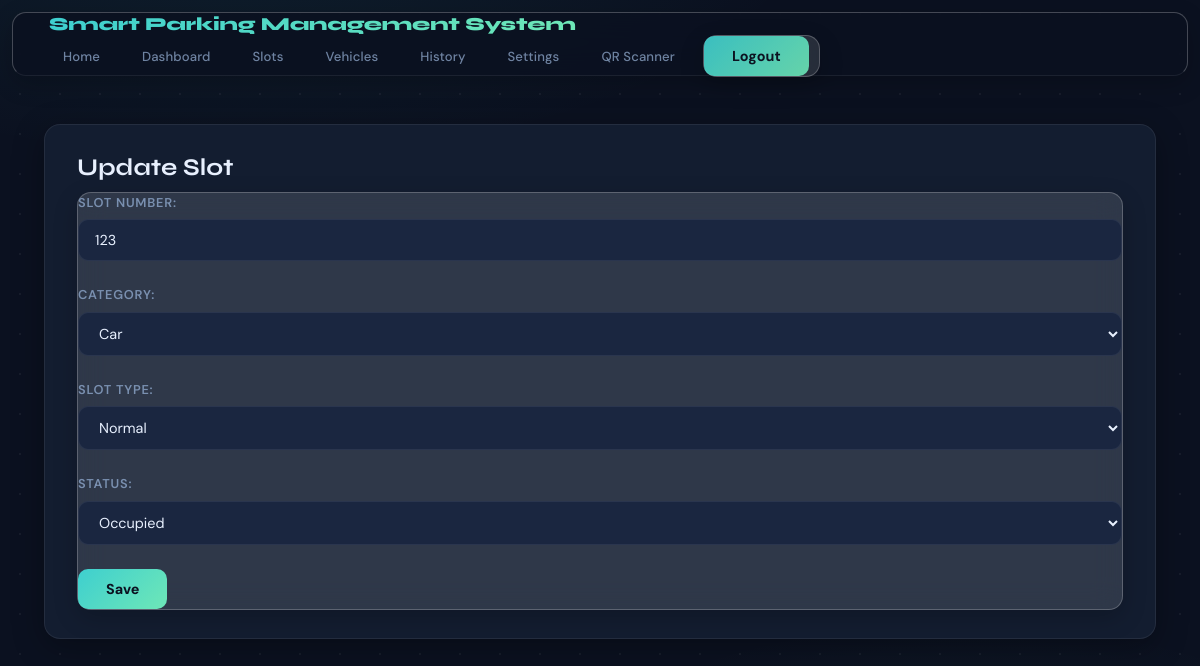
The app's page /parking/slots/1/edit/ (signed in) with its own data.
### parking/models.py (models this page shows, shortened)
class ParkingSlot(models.Model):
    CATEGORY_CHOICES = [('car', 'Car'), ('bike', 'Bike'), ('ev', 'EV')]
    TYPE_CHOICES = [('vip', 'VIP'), ('normal', 'Normal')]
    STATUS_CHOICES = [('available', 'Available'), ('occupied', 'Occupied')]
    slot_number = models.CharField(max_length=20, unique=True)
    category = models.CharField(max_length=10, choices=CATEGORY_CHOICES)
    slot_type = models.CharField(max_length=10, choices=TYPE_CHOICES, default='normal')
    status = models.CharField(max_length=10, choices=STATUS_CHOICES, default='available')

### parking/views.py (the view)
# urls.py: path('slots/<int:pk>/edit/', slot_update_view, name='slot_edit'),
@login_required
@admin_required
def slot_update_view(request, pk):
    slot = get_object_or_404(ParkingSlot, pk=pk)
    if request.method == 'POST':
        form = ParkingSlotForm(request.POST, instance=slot)
        if form.is_valid():
            form.save()
            messages.success(request, 'Slot updated successfully.')
            return redirect('parking:slot_list')
    else:
        form = ParkingSlotForm(instance=slot)
    return render(request, 'parking/slot_form.html', {'form': form, 'title': 'Update Slot'})

### parking/forms.py
class ParkingSlotForm(forms.ModelForm):
    class Meta:
        model = ParkingSlot
        fields = ['slot_number', 'category', 'slot_type', 'status']

### parking/views.py (called while the page is built)
def admin_required(view_func):
    @wraps(view_func)
    def _wrapped(request, *args, **kwargs):
        if not request.user.is_authenticated or request.user.role != 'admin':
            messages.error(request, 'Access denied.')
            return redirect('accounts:login')
        return view_func(request, *args, **kwargs)
    return _wrapped

### templates/parking/slot_form.html
{% extends 'base.html' %}
{% block content %}
<div class="card"><h2>{{ title }}</h2><form method="post">{% csrf_token %}{{ form.as_p }}<button type="submit">Save</button></form></div>
{% endblock %}

### static/css/style.css (style rules this page uses)
* { box-sizing: border-box; }
body { font-family: Arial, sans-serif; margin: 0; background: linear-gradient(120deg, #16213e, #0f3460, #533483); min-height: 100vh; color: #eef4ff; }
.card, table, form { background: rgba(255, 255, 255, 0.12); backdrop-filter: blur(14px); -webkit-backdrop-filter: blur(14px); border: 1px solid rgba(255, 255, 255, 0.22); border-radius: 14px; box-shadow: 0 8px 24px rgba(0, 0, 0, 0.2); }
.card { padding: 16px; margin-bottom: 16px; }
button { background: rgba(255, 255, 255, 0.2); color: #fff; border: 1px solid rgba(255, 255, 255, 0.24); padding: 8px 12px; border-radius: 8px; cursor: pointer; }
input, select, textarea { padding: 8px; border-radius: 8px; border: 1px solid rgba(255, 255, 255, 0.24); background: rgba(255, 255, 255, 0.12); color: #fff; }
body { margin: 0; font-family: 'Poppins', sans-serif; background: radial-gradient(circle at 20% 30%, rgba(0, 255, 255, 0.15), transparent 40%), radial-gradient(circle at 80% 70%, rgba(255, 0, 255, 0.15), transparent 40%), linear-gradient(135deg, #0f2027, #203a43, #2c5364); min-height: 100vh; overflow-x: hidden; }
body::before { content: ""; position: fixed; width: 200%; height: 200%; top: -50%; left: -50%; background: radial-gradient(circle, rgba(255,255,255,0.05) 1px, transparent 1px); background-size: 40px 40px; animation: moveBg 20s linear infinite; z-index: -1; }
.card, .glass-box { backdrop-filter: blur(15px); background: rgba(255, 255, 255, 0.08); border-radius: 15px; border: 1px solid rgba(255,255,255,0.2); box-shadow: 0 8px 32px rgba(0,0,0,0.3); }

### templates/base.html (style rules this page uses)
*, *::before, *::after { box-sizing: border-box; margin: 0; padding: 0; }
:root { --bg: #0b1120; --surface: #131d30; --surface2: #1a2640; --border: rgba(255,255,255,0.07); --accent: #3ecfcf; --accent2: #6ee7b7; --text: #e8f0fe; --muted: #7a90b0; --danger: #f87171; --glow: 0 0 24px rgba(62,207,207,0.18); }
html { scroll-behavior: smooth; }
body { font-family: 'DM Sans', sans-serif; background: var(--bg); color: var(--text); min-height: 100vh; background-image: radial-gradient(ellipse 80% 50% at 20% -10%, rgba(62,207,207,0.08) 0%, transparent 60%), radial-gradient(ellipse 60% 40% at 80% 100%, rgba(110,231,183,0.06) 0%, transparent 60%); }
.card { background: var(--surface); border: 1px solid var(--border); border-radius: 16px; padding: 28px 32px; margin-bottom: 24px; transition: box-shadow 0.3s, border-color 0.3s, transform 0.3s; }
.card h2, .card h3 { font-family: 'Syne', sans-serif; font-weight: 700; margin-bottom: 10px; color: var(--text); }
.card p { color: var(--muted); font-size: 0.9rem; line-height: 1.6; margin-bottom: 8px; }
label { display: block; font-size: 0.8rem; font-weight: 600; text-transform: uppercase; letter-spacing: 0.06em; color: var(--muted); margin-bottom: 6px; }
input[type="text"], input[type="email"], input[type="password"], input[type="date"], select, textarea { width: 100%; background: var(--surface2); border: 1px solid var(--border); border-radius: 10px; padding: 11px 16px; color: var(--text); font-family: 'DM Sans', sans-serif; font-size: 0.9rem; outline: none; transition: border-color 0.2s, box-shadow 0.2s; margin-bottom: 16px; }
button[type="submit"], button.btn { background: linear-gradient(135deg, var(--accent), var(--accent2)); color: #0b1120; font-family: 'DM Sans', sans-serif; font-weight: 700; font-size: 0.9rem; padding: 11px 28px; border: none; border-radius: 10px; cursor: pointer; transition: transform 0.2s, box-shadow 0.2s, filter 0.2s; }

### records on screen
ParkingSlot: slot_number "123", category "Car", slot_type "Normal", status "Occupied"

### other values on screen
{{ title }} "Update Slot"
